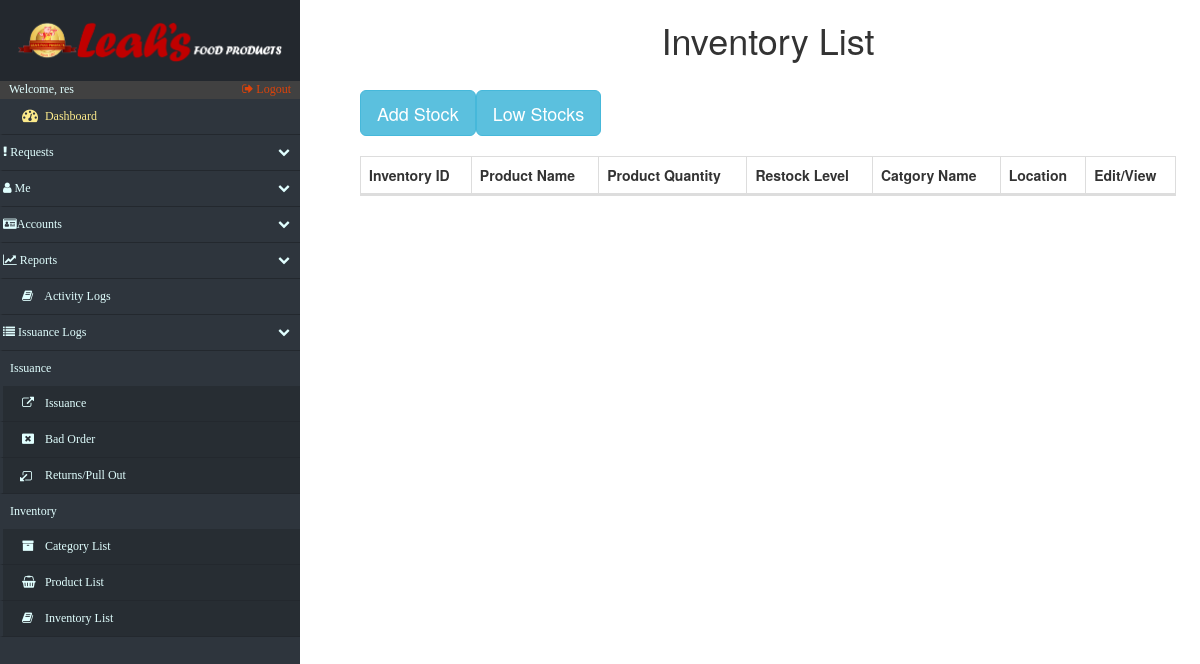
Before: /inventory.php (signed in) with the older database file.
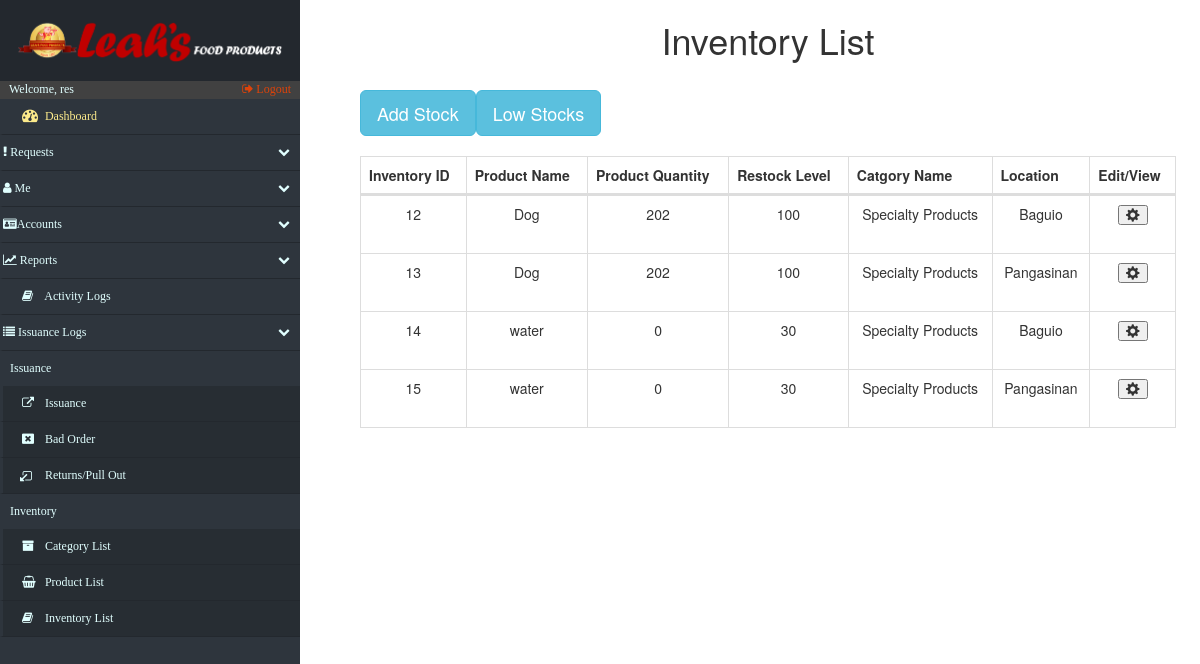
After: the same page with the newer database file.
### tables this page shows
CREATE TABLE `inventory` (
  `iS_inventoryid` int(15) NOT NULL,
  `iS_product_id` int(15) NOT NULL,
  `iS_restock_lvl` int(10) NOT NULL,
  `iS_quantity` int(10) NOT NULL DEFAULT '0',
  `iS_location` varchar(45) NOT NULL
);

CREATE TABLE `product_list` (
  `productList_id` int(15) NOT NULL,
  `productList_name` varchar(50) DEFAULT NULL,
  `category_id` int(15) NOT NULL,
  `productList_origprice` decimal(13,2) DEFAULT NULL
);

CREATE TABLE `category_list` (
  `category_id` int(15) NOT NULL,
  `category_name` varchar(100) NOT NULL,
  `category_status` varchar(10) DEFAULT NULL
);

### inventory.php (the view, shortened to what the changed rows need)
<!DOCTYPE html>
<html lang="en">
<head>
    <?php include('fragments/config.php') ?>
    <link rel="stylesheet" href="https://maxcdn.bootstrapcdn.com/bootstrap/3.3.7/css/bootstrap.min.css">
    <link href="src/css/datatables.css" rel="stylesheet">
    <link href="//maxcdn.bootstrapcdn.com/font-awesome/4.2.0/css/font-awesome.min.css" rel="stylesheet">
    <link href="src/css/sidebar.css" rel="stylesheet">
    <link href="src/css/custom.css" rel="stylesheet">
</head>
<body>
       <div id="page-content-wrapper">
        <div class="containers">
            <table class="table table-striped table-bordered">
                <h1 align="center">Inventory List</h1>
            </table>
            <?php
				$retrieve = ("SELECT * FROM inventory INNER JOIN product_list ON inventory.iS_product_id = product_list.productList_id INNER JOIN category_list AS C ON C.category_id = product_list.category_id;");
				$results = mysqli_query($db, $retrieve);
			?>
                <div id="mainContainer">
                    <table id="datatables" class="table table-hover table-bordered dataTable" cellspacing="0" width="100%" role="grid" aria-describedby="myTable_info" style="width: 100%;">
                        <thead>
                            <tr>
                                <th>Inventory ID</th>
                                <th>Product Name</th>
                                <th>Product Quantity</th>
                                <th>Restock Level</th>
                                <th>Catgory Name</th>
                                <th>Location</th>
                                <th>Edit/View</th>
                            </tr>
                        </thead>
                        <tbody>
                            <?php
							foreach ($results as $data):
						?>
                                <tr>
                                    <td data-title="inventory id">
                                        <?php echo $data["iS_inventoryid"]; ?>
                                    </td>
                                    <td data-title="productList name">
                                        <?php echo $data["productList_name"]; ?>
                                    </td>
                                    <td data-title="product quantity">
                                        <?php echo $data["iS_quantity"]; ?>
                                    </td>
                                    <td data-title="Restock Quantity">
                                        <?php echo $data["iS_restock_lvl"]; ?>
                                    </td>
                                    <td data-title="category">
                                        <?php echo $data["category_name"]; ?>
                                    </td><td data-title="location">
                                        <?php echo $data["iS_location"]; ?>
                                    </td>
                                    <td data-title="edit">
										<table class="table table-striped table-bordered">
											<button type="button" class="glyphicon glyphicon-cog" data-toggle="modal" aria-hidden="true" data-target="#editModal"></button>
										</table>
                                    </td>
                                </tr>
                                <?php
								endforeach;
							?>
                        </tbody>
                    </table>
						</div>
                    </div>
        </div>
</body>
</html>

Changed rows visible on the page:
added inventory: iS_inventoryid "12", iS_product.productList_name "Dog", iS_quantity "202", iS_restock_lvl "100", category_list.category_name "Specialty Products", iS_location "Baguio"
added inventory: iS_inventoryid "13", iS_product.productList_name "Dog", iS_quantity "202", iS_restock_lvl "100", category_list.category_name "Specialty Products", iS_location "Pangasinan"
added inventory: iS_inventoryid "14", iS_product.productList_name "water", iS_quantity "0", iS_restock_lvl "30", category_list.category_name "Specialty Products", iS_location "Baguio"
added inventory: iS_inventoryid "15", iS_product.productList_name "water", iS_quantity "0", iS_restock_lvl "30", category_list.category_name "Specialty Products", iS_location "Pangasinan"
